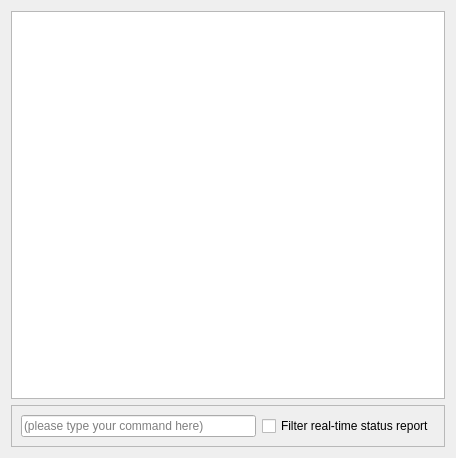
<?xml version="1.0" encoding="UTF-8"?>
<ui version="4.0">
 <class>ConsoleDialog</class>
 <widget class="QDialog" name="ConsoleDialog">
  <property name="geometry">
   <rect>
    <x>0</x>
    <y>0</y>
    <width>456</width>
    <height>458</height>
   </rect>
  </property>
  <property name="windowTitle">
   <string>Dialog</string>
  </property>
  <layout class="QVBoxLayout" name="verticalLayout_2">
   <item>
    <widget class="QTextEdit" name="consoleLog">
     <property name="minimumSize">
      <size>
       <width>350</width>
       <height>350</height>
      </size>
     </property>
     <property name="undoRedoEnabled">
      <bool>false</bool>
     </property>
     <property name="lineWrapMode">
      <enum>QTextEdit::NoWrap</enum>
     </property>
     <property name="readOnly">
      <bool>true</bool>
     </property>
    </widget>
   </item>
   <item>
    <widget class="QFrame" name="frame">
     <property name="frameShape">
      <enum>QFrame::StyledPanel</enum>
     </property>
     <property name="frameShadow">
      <enum>QFrame::Raised</enum>
     </property>
     <layout class="QHBoxLayout" name="horizontalLayout">
      <item>
       <widget class="QLineEdit" name="lineEdit">
        <property name="placeholderText">
         <string>(please type your command here)</string>
        </property>
       </widget>
      </item>
      <item>
       <widget class="QCheckBox" name="ignoreStatusCheckBox">
        <property name="text">
         <string>Filter real-time status report</string>
        </property>
       </widget>
      </item>
     </layout>
    </widget>
   </item>
  </layout>
 </widget>
 <resources/>
 <connections/>
</ui>
